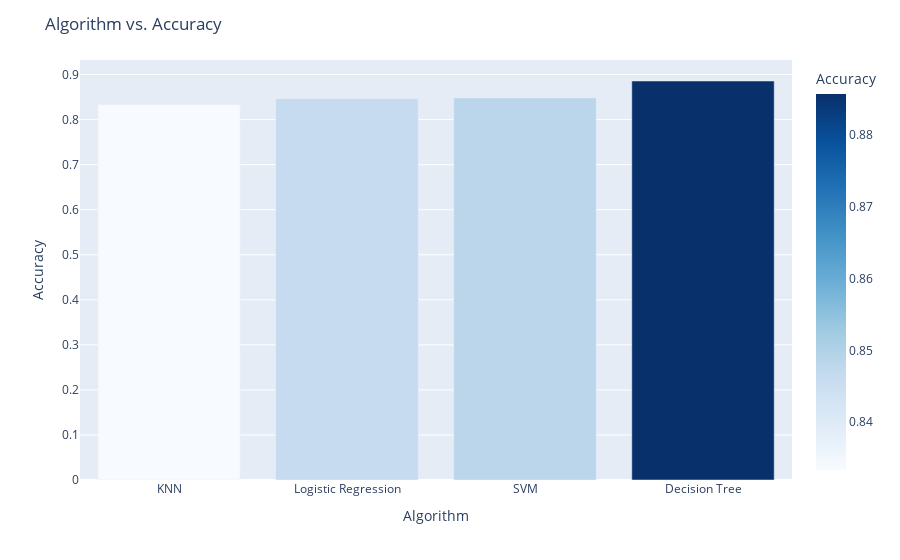

Write notebook code for a chart like this one.
### Code cell
import plotly
import plotly.express as px
import plotly.graph_objects as go
plotly.offline.init_notebook_mode(connected=True)

fig = px.bar(algo_df, x='Algorithm', y='Accuracy', hover_data=['Algorithm', 'Accuracy'], color='Accuracy', color_continuous_scale='blues')
fig.update_layout(title='Algorithm vs. Accuracy', xaxis_title='Algorithm', yaxis_title='Accuracy' )
fig.show()

### Figure 1 — Plotly figure (JSON) as saved in the notebook; plotly's stock layout.template omitted (floating-point values rounded to 4 significant figures)
{"data": [{"alignmentgroup": "True", "hovertemplate": "Algorithm=%{x}<br>Accuracy=%{marker.color}<extra></extra>", "legendgroup": "", "marker": {"color": [0.8333, 0.8464, 0.8482, 0.8857], "coloraxis": "coloraxis"}, "name": "", "offsetgroup": "", "orientation": "v", "showlegend": false, "textposition": "auto", "type": "bar", "x": ["KNN", "Logistic Regression", "SVM", "Decision Tree"], "xaxis": "x", "y": [0.8333, 0.8464, 0.8482, 0.8857], "yaxis": "y"}], "layout": {"barmode": "relative", "coloraxis": {"colorbar": {"title": {"text": "Accuracy"}}, "colorscale": [[0, "rgb(247,251,255)"], [0.125, "rgb(222,235,247)"], [0.25, "rgb(198,219,239)"], [0.375, "rgb(158,202,225)"], [0.5, "rgb(107,174,214)"], [0.625, "rgb(66,146,198)"], [0.75, "rgb(33,113,181)"], [0.875, "rgb(8,81,156)"], [1, "rgb(8,48,107)"]]}, "legend": {"tracegroupgap": 0}, "margin": {"t": 60}, "title": {"text": "Algorithm vs. Accuracy"}, "xaxis": {"anchor": "y", "domain": [0, 1], "title": {"text": "Algorithm"}}, "yaxis": {"anchor": "x", "domain": [0, 1], "title": {"text": "Accuracy"}}}}
